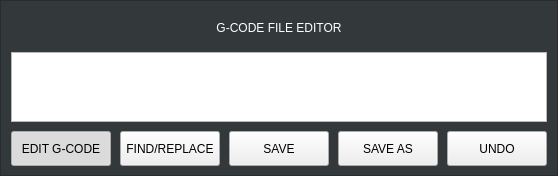
            <widget class="QFrame" name="frame_36">
             <property name="geometry">
              <rect>
               <x>210</x>
               <y>20</y>
               <width>100</width>
               <height>100</height>
              </rect>
             </property>
             <property name="sizePolicy">
              <sizepolicy hsizetype="Preferred" vsizetype="Preferred">
               <horstretch>1</horstretch>
               <verstretch>0</verstretch>
              </sizepolicy>
             </property>
             <property name="maximumSize">
              <size>
               <width>100</width>
               <height>100</height>
              </size>
             </property>
             <property name="styleSheet">
              <string notr="true">.QFrame{
    background-color: rgb(51, 57, 59);
}</string>
             </property>
             <property name="frameShape">
              <enum>QFrame::Shape::StyledPanel</enum>
             </property>
             <property name="frameShadow">
              <enum>QFrame::Shadow::Raised</enum>
             </property>
             <layout class="QVBoxLayout" name="verticalLayout_38">
              <property name="spacing">
               <number>9</number>
              </property>
              <property name="leftMargin">
               <number>10</number>
              </property>
              <property name="topMargin">
               <number>12</number>
              </property>
              <property name="rightMargin">
               <number>10</number>
              </property>
              <property name="bottomMargin">
               <number>9</number>
              </property>
              <item>
               <widget class="QLabel" name="gcodeeditor_label">
                <property name="minimumSize">
                 <size>
                  <width>0</width>
                  <height>30</height>
                 </size>
                </property>
                <property name="maximumSize">
                 <size>
                  <width>16777215</width>
                  <height>30</height>
                 </size>
                </property>
                <property name="styleSheet">
                 <string notr="true">font: 16pt &quot;Probe Basic Bebas Mono&quot;;
color: white;</string>
                </property>
                <property name="text">
                 <string>G-CODE FILE EDITOR</string>
                </property>
                <property name="alignment">
                 <set>Qt::AlignmentFlag::AlignCenter</set>
                </property>
               </widget>
              </item>
              <item>
               <widget class="GCodeEditor" name="gcodeEditor_2">
                <property name="sizePolicy">
                 <sizepolicy hsizetype="Preferred" vsizetype="Preferred">
                  <horstretch>0</horstretch>
                  <verstretch>1</verstretch>
                 </sizepolicy>
                </property>
               </widget>
              </item>
              <item>
               <layout class="QHBoxLayout" name="horizontalLayout_129">
                <item>
                 <widget class="QPushButton" name="edit_gcode_button">
                  <property name="sizePolicy">
                   <sizepolicy hsizetype="Fixed" vsizetype="Fixed">
                    <horstretch>0</horstretch>
                    <verstretch>0</verstretch>
                   </sizepolicy>
                  </property>
                  <property name="minimumSize">
                   <size>
                    <width>100</width>
                    <height>35</height>
                   </size>
                  </property>
                  <property name="maximumSize">
                   <size>
                    <width>100</width>
                    <height>35</height>
                   </size>
                  </property>
                  <property name="focusPolicy">
                   <enum>Qt::FocusPolicy::NoFocus</enum>
                  </property>
                  <property name="styleSheet">
                   <string notr="true">QPushButton {
   	font: 14pt &quot;Probe Basic Bebas Mono&quot;;
}</string>
                  </property>
                  <property name="text">
                   <string>EDIT G-CODE</string>
                  </property>
                  <property name="checkable">
                   <bool>true</bool>
                  </property>
                  <property name="checked">
                   <bool>true</bool>
                  </property>
                 </widget>
                </item>
                <item>
                 <widget class="QPushButton" name="find_replace_button">
                  <property name="sizePolicy">
                   <sizepolicy hsizetype="Fixed" vsizetype="Fixed">
                    <horstretch>0</horstretch>
                    <verstretch>0</verstretch>
                   </sizepolicy>
                  </property>
                  <property name="minimumSize">
                   <size>
                    <width>100</width>
                    <height>35</height>
                   </size>
                  </property>
                  <property name="maximumSize">
                   <size>
                    <width>100</width>
                    <height>35</height>
                   </size>
                  </property>
                  <property name="focusPolicy">
                   <enum>Qt::FocusPolicy::NoFocus</enum>
                  </property>
                  <property name="styleSheet">
                   <string notr="true">QPushButton {
   	font: 14pt &quot;Probe Basic Bebas Mono&quot;;
}</string>
                  </property>
                  <property name="text">
                   <string>FIND/REPLACE</string>
                  </property>
                 </widget>
                </item>
                <item>
                 <widget class="QPushButton" name="save_button">
                  <property name="sizePolicy">
                   <sizepolicy hsizetype="Fixed" vsizetype="Fixed">
                    <horstretch>0</horstretch>
                    <verstretch>0</verstretch>
                   </sizepolicy>
                  </property>
                  <property name="minimumSize">
                   <size>
                    <width>100</width>
                    <height>35</height>
                   </size>
                  </property>
                  <property name="maximumSize">
                   <size>
                    <width>100</width>
                    <height>35</height>
                   </size>
                  </property>
                  <property name="focusPolicy">
                   <enum>Qt::FocusPolicy::NoFocus</enum>
                  </property>
                  <property name="styleSheet">
                   <string notr="true">QPushButton {
   	font: 14pt &quot;Probe Basic Bebas Mono&quot;;
}</string>
                  </property>
                  <property name="text">
                   <string>SAVE</string>
                  </property>
                 </widget>
                </item>
                <item>
                 <widget class="QPushButton" name="save_as_button">
                  <property name="sizePolicy">
                   <sizepolicy hsizetype="Fixed" vsizetype="Fixed">
                    <horstretch>0</horstretch>
                    <verstretch>0</verstretch>
                   </sizepolicy>
                  </property>
                  <property name="minimumSize">
                   <size>
                    <width>100</width>
                    <height>35</height>
                   </size>
                  </property>
                  <property name="maximumSize">
                   <size>
                    <width>100</width>
                    <height>35</height>
                   </size>
                  </property>
                  <property name="focusPolicy">
                   <enum>Qt::FocusPolicy::NoFocus</enum>
                  </property>
                  <property name="styleSheet">
                   <string notr="true">QPushButton {
   	font: 14pt &quot;Probe Basic Bebas Mono&quot;;
}</string>
                  </property>
                  <property name="text">
                   <string>SAVE AS</string>
                  </property>
                 </widget>
                </item>
                <item>
                 <widget class="QPushButton" name="undo_button">
                  <property name="sizePolicy">
                   <sizepolicy hsizetype="Fixed" vsizetype="Fixed">
                    <horstretch>0</horstretch>
                    <verstretch>0</verstretch>
                   </sizepolicy>
                  </property>
                  <property name="minimumSize">
                   <size>
                    <width>100</width>
                    <height>35</height>
                   </size>
                  </property>
                  <property name="maximumSize">
                   <size>
                    <width>100</width>
                    <height>35</height>
                   </size>
                  </property>
                  <property name="focusPolicy">
                   <enum>Qt::FocusPolicy::NoFocus</enum>
                  </property>
                  <property name="styleSheet">
                   <string notr="true">QPushButton {
   	font: 14pt &quot;Probe Basic Bebas Mono&quot;;
}</string>
                  </property>
                  <property name="text">
                   <string>UNDO</string>
                  </property>
                 </widget>
                </item>
               </layout>
              </item>
             </layout>
            </widget>
